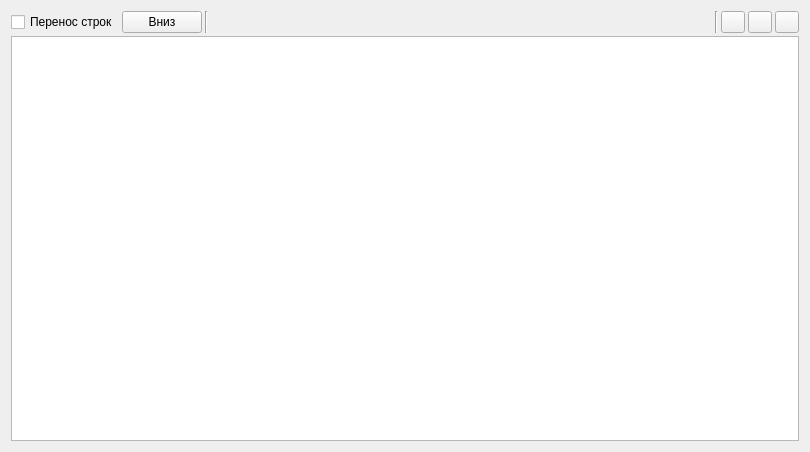
<?xml version="1.0" encoding="UTF-8"?>
<ui version="4.0">
 <class>LogConsoleWidget</class>
 <widget class="QWidget" name="LogConsoleWidget">
  <property name="geometry">
   <rect>
    <x>0</x>
    <y>0</y>
    <width>810</width>
    <height>452</height>
   </rect>
  </property>
  <property name="windowTitle">
   <string>Form</string>
  </property>
  <layout class="QVBoxLayout" name="verticalLayout">
   <property name="spacing">
    <number>3</number>
   </property>
   <item>
    <layout class="QHBoxLayout" name="horizontalLayout">
     <property name="spacing">
      <number>3</number>
     </property>
     <property name="sizeConstraint">
      <enum>QLayout::SizeConstraint::SetDefaultConstraint</enum>
     </property>
     <item>
      <widget class="QCheckBox" name="checkBox_lineWrap">
       <property name="text">
        <string>Перенос строк</string>
       </property>
      </widget>
     </item>
     <item>
      <widget class="QPushButton" name="pushButton_GoDown">
       <property name="text">
        <string>Вниз</string>
       </property>
       <property name="icon">
        <iconset theme="QIcon::ThemeIcon::GoDown"/>
       </property>
      </widget>
     </item>
     <item>
      <widget class="Line" name="line">
       <property name="orientation">
        <enum>Qt::Orientation::Vertical</enum>
       </property>
      </widget>
     </item>
     <item>
      <spacer name="horizontalSpacer">
       <property name="orientation">
        <enum>Qt::Orientation::Horizontal</enum>
       </property>
       <property name="sizeHint" stdset="0">
        <size>
         <width>40</width>
         <height>20</height>
        </size>
       </property>
      </spacer>
     </item>
     <item>
      <widget class="Line" name="line_2">
       <property name="orientation">
        <enum>Qt::Orientation::Vertical</enum>
       </property>
      </widget>
     </item>
     <item>
      <widget class="QPushButton" name="pushButton_clear">
       <property name="sizePolicy">
        <sizepolicy hsizetype="Fixed" vsizetype="Fixed">
         <horstretch>0</horstretch>
         <verstretch>0</verstretch>
        </sizepolicy>
       </property>
       <property name="maximumSize">
        <size>
         <width>24</width>
         <height>24</height>
        </size>
       </property>
       <property name="text">
        <string/>
       </property>
       <property name="icon">
        <iconset resource="../Ui/UiResources.qrc">
         <normaloff>:/Icons/UiResources/Icons/trash_bin_icon.png</normaloff>:/Icons/UiResources/Icons/trash_bin_icon.png</iconset>
       </property>
      </widget>
     </item>
     <item>
      <widget class="QPushButton" name="FilterButton">
       <property name="sizePolicy">
        <sizepolicy hsizetype="Fixed" vsizetype="Fixed">
         <horstretch>0</horstretch>
         <verstretch>0</verstretch>
        </sizepolicy>
       </property>
       <property name="minimumSize">
        <size>
         <width>0</width>
         <height>0</height>
        </size>
       </property>
       <property name="maximumSize">
        <size>
         <width>24</width>
         <height>24</height>
        </size>
       </property>
       <property name="baseSize">
        <size>
         <width>0</width>
         <height>0</height>
        </size>
       </property>
       <property name="text">
        <string/>
       </property>
       <property name="icon">
        <iconset resource="../Ui/UiResources.qrc">
         <normaloff>:/Icons/UiResources/Icons/LogWidget_filterss-icon.svg.png</normaloff>:/Icons/UiResources/Icons/LogWidget_filterss-icon.svg.png</iconset>
       </property>
      </widget>
     </item>
     <item>
      <widget class="QPushButton" name="settingsButton">
       <property name="sizePolicy">
        <sizepolicy hsizetype="Fixed" vsizetype="Fixed">
         <horstretch>0</horstretch>
         <verstretch>0</verstretch>
        </sizepolicy>
       </property>
       <property name="minimumSize">
        <size>
         <width>0</width>
         <height>0</height>
        </size>
       </property>
       <property name="maximumSize">
        <size>
         <width>24</width>
         <height>24</height>
        </size>
       </property>
       <property name="baseSize">
        <size>
         <width>0</width>
         <height>0</height>
        </size>
       </property>
       <property name="text">
        <string/>
       </property>
       <property name="icon">
        <iconset resource="../Ui/UiResources.qrc">
         <normaloff>:/Icons/UiResources/Icons/LogWidget_settings-icon.png</normaloff>:/Icons/UiResources/Icons/LogWidget_settings-icon.png</iconset>
       </property>
      </widget>
     </item>
    </layout>
   </item>
   <item>
    <widget class="QTextEdit" name="textEdit">
     <property name="sizePolicy">
      <sizepolicy hsizetype="Expanding" vsizetype="Expanding">
       <horstretch>0</horstretch>
       <verstretch>0</verstretch>
      </sizepolicy>
     </property>
     <property name="html">
      <string>&lt;!DOCTYPE HTML PUBLIC &quot;-//W3C//DTD HTML 4.0//EN&quot; &quot;http://www.w3.org/TR/REC-html40/strict.dtd&quot;&gt;
&lt;html&gt;&lt;head&gt;&lt;meta name=&quot;qrichtext&quot; content=&quot;1&quot; /&gt;&lt;meta charset=&quot;utf-8&quot; /&gt;&lt;style type=&quot;text/css&quot;&gt;
p, li { white-space: pre-wrap; }
hr { height: 1px; border-width: 0; }
li.unchecked::marker { content: &quot;\2610&quot;; }
li.checked::marker { content: &quot;\2612&quot;; }
&lt;/style&gt;&lt;/head&gt;&lt;body style=&quot; font-family:'Segoe UI'; font-size:9pt; font-weight:400; font-style:normal;&quot;&gt;
&lt;p style=&quot;-qt-paragraph-type:empty; margin-top:0px; margin-bottom:0px; margin-left:0px; margin-right:0px; -qt-block-indent:0; text-indent:0px;&quot;&gt;&lt;br /&gt;&lt;/p&gt;&lt;/body&gt;&lt;/html&gt;</string>
     </property>
    </widget>
   </item>
  </layout>
 </widget>
 <resources>
  <include location="../Ui/UiResources.qrc"/>
 </resources>
 <connections/>
</ui>
